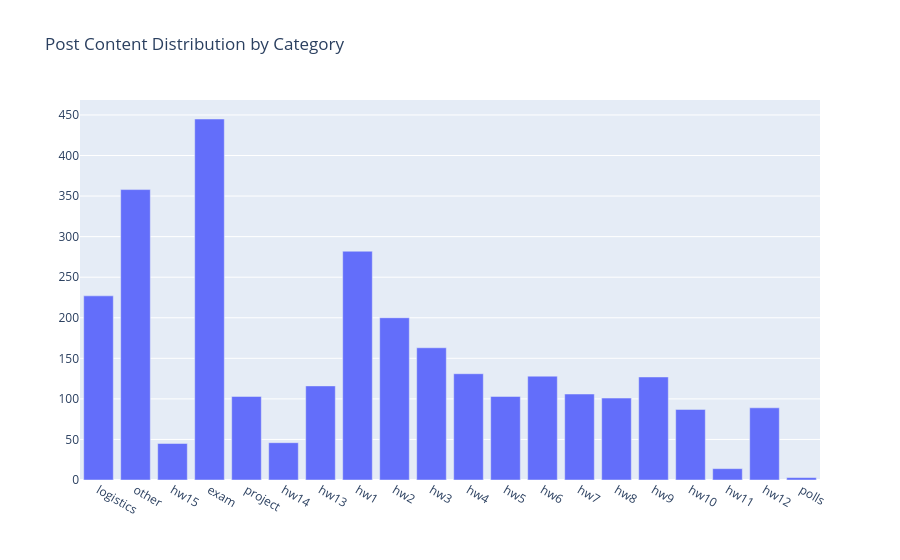

Notebook code cell kept with this figure:
### Code cell
fig2 = go.Figure(data=[go.Bar(x=list(post_count.keys()), y=list(post_count.values()))],
               layout = go.Layout(title=go.layout.Title(text="Post Content Distribution by Category")))
fig2.show()

### Figure 1 — Plotly figure (JSON) as saved in the notebook; plotly's stock layout.template omitted (floating-point values rounded to 4 significant figures)
{"data": [{"type": "bar", "x": ["logistics", "other", "hw15", "exam", "project", "hw14", "hw13", "hw1", "hw2", "hw3", "hw4", "hw5", "hw6", "hw7", "hw8", "hw9", "hw10", "hw11", "hw12", "polls"], "y": [227, 358, 45, 445, 103, 46, 116, 282, 200, 163, 131, 103, 128, 106, 101, 127, 87, 14, 89, 3]}], "layout": {"title": {"text": "Post Content Distribution by Category"}}}
